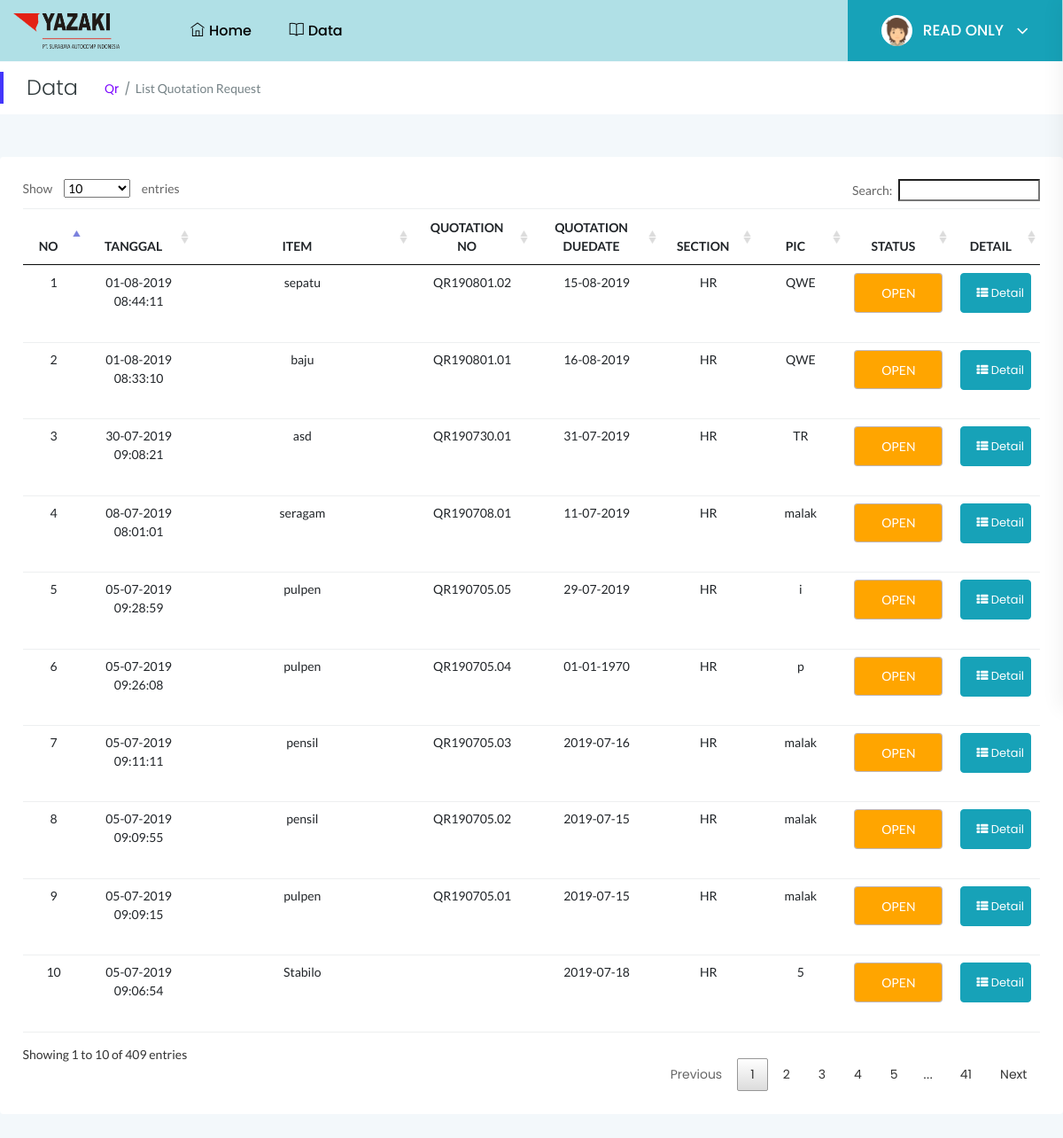
The app's page /index.php/read_only/getQr with its own data.
### tables this page shows
CREATE TABLE `penawaran` (
  `id_penawaran` int(11) NOT NULL,
  `tanggal` varchar(20) NOT NULL,
  `item` longtext NOT NULL,
  `kode_qr` varchar(15) NOT NULL,
  `tanggal_butuh` varchar(56) NOT NULL,
  `section` varchar(30) NOT NULL,
  `pic` varchar(99) NOT NULL,
  `bahan` text NOT NULL,
  `detail` longtext NOT NULL,
  `status` int(11) NOT NULL,
  `gambar` longtext NOT NULL,
  `note` longtext NOT NULL,
  `status_chat` int(11) NOT NULL,
  `status_edit` int(11) NOT NULL
);

### application/controllers/Read_only.php (called while the page is built, shortened)
<?php
class Read_only extends CI_Controller {
	public function __construct()
	{
		$this->load->model('Read_onlyModel');
			$this->load->model('Purch_reqModel');
					$this->load->model('PoModel');
					$this->load->model('QrModel');
		 $this->load->helper('url','form','download');
		  $this->load->library('Excel','upload');
	}
public function getQr(){
$data['Qr']=$this->QrModel->getQr();
        $this->load->view('read_only/header');
        $this->load->view('read_only/Qr',$data);
}
}

### index.php (called while the page is built, shortened)
<?php
require_once BASEPATH.'core/CodeIgniter.php';

### application/models/QrModel.php (called while the page is built, shortened)
<?php
class QrModel extends CI_Model {
     public function getQr()
    {
            $this->db->select('*');
            $this->db->from('penawaran');
               $this->db->order_by('status','ASC');
            $this->db->order_by('id_penawaran','DESC');
            $query = $this->db->get();
                $results=array();
            if($query->num_rows() > 0){
            return $query->result();
            }else{
            return $results;
            }
    }
}

### application/views/read_only/Qr.php (the view, shortened to what this page needs)
 <div class="page-title-area">
                <div class="row align-items-center">
                    <div class="col-sm-6">
                        <div class="breadcrumbs-area clearfix" style="padding-top: 15px;padding-bottom: 15px">
                            <h4 class="page-title pull-left">Data</h4>
                            <ul class="breadcrumbs pull-left">
                                <li><a href="#">Qr</a></li>
                                <li><span>List Quotation Request</span></li>
                            </ul>
                    </div>
                </div>
            </div>
        </div>
            <div class="main-content-inner">
                <div class="row">
                    <div class="col-12 mt-5">
                        <div class="card">
                            <div class="card-body">
                               <div class="single-table">
                                    <div class="table-responsive">
                                        <table class="table text-center" id="dataTablesss">
                                   <thead class="text-uppercase">
                                            <tr>
                                                <th>NO</th>
                                                <th>TANGGAL</th>
                                                <th>ITEM</th>
                                                <th>QUOTATION NO</th>
                                                <th>QUOTATION DUEDATE</th>
                                                <th>SECTION</th>
                                                <th>PIC</th>
                                                <th>STATUS</th>
                                                <th>DETAIL</th>
                                            </tr>
                                        </thead>
                                        <tbody>
                                        <?php  $no=1; foreach ($Qr as $key) {?>
                                            <tr>
                                                <td><?php echo $no;?></td>
                                                <td><?php echo $key->tanggal;?></td>
                                                <td><?php echo $key->item;?></td>
                                                <td><?php echo $key->kode_qr;?></td>
                                                <td><?php echo $key->tanggal_butuh;?></td>
                                                <td><?php echo $key->section;?></td>
                                                <td><?php echo $key->pic;?></td>
                                               <td><?php
                                                if($key->status == 0){?>
                                                    <div class="form-control" align="center" value="OPEN" name="status" style="margin-bottom: 25px;width: 100px; background-color: #FFA500; color:#FFF" > OPEN </div>
                                                     <?php }
                                                        ?>
                                                </td>
                                                <td>
                                                <div class="btn-group mb-xl-3" role="group" aria-label="Basic example">
                                    <button type="button" class="btn btn-info" style="width:80px; height:45px;">
                                      <a href="<?php echo site_url()?>/Read_only/detailQuotationUser/<?php echo $key->id_penawaran?>"
                                        ><font color="white"><i class="fa fa-th-list"></i> Detail</font></a></button>
                                </div>
                                               </td>
                                            </tr>
                                            <?php $no++;}?>
                                       </tbody>
                                    </table>
                                </div>
                            </div>
                        </div>
                    </div>
                </div>
            </div>
        </div>
</body>
</html>

### assets/css/styles.css (style rules this page uses)
.card { border: none; border-radius: 4px; background-color: #fff; -webkit-transition: all 0.3s ease 0s; transition: all 0.3s ease 0s; }
.card-body { padding: 25.6px; padding: 1.6rem; }
.main-content-inner { padding: 0 30px 50px; }
.body-bg { background: #F3F8FB; }
.horizontal-main-wrapper .main-content-inner { padding: 0 0 50px; }
.page-title-area { padding: 0 30px; background: #fff; position: relative; }
.page-title-area:before { content: ''; position: absolute; left: 0; top: 50%; width: 4px; height: 36px; background: var(--primary-color); -webkit-transform: translateY(-50%); transform: translateY(-50%); }
.page-title { font-size: 24px; font-weight: 300; color: #313b3d; letter-spacing: 0; margin-right: 30px; }
ul.breadcrumbs { margin-top: 4px; }
.breadcrumbs li { display: inline-block; }
.breadcrumbs li a, .breadcrumbs li span { display: block; font-size: 14px; font-weight: 400; color: #7801ff; letter-spacing: 0; margin-right: 16px; position: relative; }
.breadcrumbs li a:before { content: '/'; color: #768387; position: absolute; right: -13px; top: 0; }
.breadcrumbs li span { margin-right: 0; color: #768387; text-transform: capitalize; }
.btn { padding: 11px 17px; font-size: 13px; letter-spacing: 0; }
.form-control, .form-control:focus { outline: none; box-shadow: none; }
.form-control { font-size: 14px; border: 1px solid rgba(43, 13, 13, 0.3); padding: 10.72px 12.8px; padding: .67rem .8rem; }
.single-table .table { margin-bottom: 0; }
table tr th { border-bottom: none; }
table tr th, table tr td { border-top: 1px solid rgba(120, 130, 140, 0.13) !important; }
table.dataTable.no-footer { border-bottom: 1px solid rgba(120, 130, 140, 0.13) !important; }
table.dataTable thead th, table.dataTable thead td { border-bottom-color: transparent; }

### assets/css/responsive.css (style rules this page uses)
@media (min-width: 1200px) and (max-width: 1364px) { .main-content-inner { padding: 0 15px 50px; } }

### records on screen
penawaran: tanggal "01-08-2019 08:44:11", item "sepatu", kode_qr "QR190801.02", tanggal_butuh "15-08-2019", section "HR", pic "QWE", status "OPEN"
penawaran: tanggal "01-08-2019 08:33:10", item "baju", kode_qr "QR190801.01", tanggal_butuh "16-08-2019", section "HR", pic "QWE", status "OPEN"
penawaran: tanggal "30-07-2019 09:08:21", item "asd", kode_qr "QR190730.01", tanggal_butuh "31-07-2019", section "HR", pic "TR", status "OPEN"
penawaran: tanggal "08-07-2019 08:01:01", item "seragam", kode_qr "QR190708.01", tanggal_butuh "11-07-2019", section "HR", pic "malak", status "OPEN"
penawaran: tanggal "05-07-2019 09:28:59", item "pulpen", kode_qr "QR190705.05", tanggal_butuh "29-07-2019", section "HR", pic "i", status "OPEN"
penawaran: tanggal "05-07-2019 09:26:08", item "pulpen", kode_qr "QR190705.04", tanggal_butuh "01-01-1970", section "HR", pic "p", status "OPEN"
penawaran: tanggal "05-07-2019 09:11:11", item "pensil", kode_qr "QR190705.03", tanggal_butuh "2019-07-16", section "HR", pic "malak", status "OPEN"
penawaran: tanggal "05-07-2019 09:09:55", item "pensil", kode_qr "QR190705.02", tanggal_butuh "2019-07-15", section "HR", pic "malak", status "OPEN"
penawaran: tanggal "05-07-2019 09:09:15", item "pulpen", kode_qr "QR190705.01", tanggal_butuh "2019-07-15", section "HR", pic "malak", status "OPEN"
penawaran: tanggal "05-07-2019 09:06:54", item "Stabilo", tanggal_butuh "2019-07-18", section "HR", pic "5", status "OPEN"
